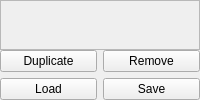
         <widget class="QFrame" name="frame">
          <property name="maximumSize">
           <size>
            <width>250</width>
            <height>16777215</height>
           </size>
          </property>
          <layout class="QGridLayout" name="gridLayout_5">
           <property name="leftMargin">
            <number>0</number>
           </property>
           <property name="topMargin">
            <number>0</number>
           </property>
           <property name="rightMargin">
            <number>0</number>
           </property>
           <property name="bottomMargin">
            <number>0</number>
           </property>
           <property name="spacing">
            <number>0</number>
           </property>
           <item row="0" column="0">
            <widget class="QFrame" name="frame_list">
             <property name="sizePolicy">
              <sizepolicy hsizetype="Expanding" vsizetype="Expanding">
               <horstretch>0</horstretch>
               <verstretch>0</verstretch>
              </sizepolicy>
             </property>
             <property name="frameShape">
              <enum>QFrame::StyledPanel</enum>
             </property>
             <property name="frameShadow">
              <enum>QFrame::Raised</enum>
             </property>
            </widget>
           </item>
           <item row="1" column="0">
            <widget class="QFrame" name="frame_2">
             <property name="frameShape">
              <enum>QFrame::NoFrame</enum>
             </property>
             <property name="frameShadow">
              <enum>QFrame::Raised</enum>
             </property>
             <layout class="QGridLayout" name="gridLayout">
              <property name="leftMargin">
               <number>0</number>
              </property>
              <property name="topMargin">
               <number>0</number>
              </property>
              <property name="rightMargin">
               <number>0</number>
              </property>
              <property name="bottomMargin">
               <number>0</number>
              </property>
              <property name="horizontalSpacing">
               <number>6</number>
              </property>
              <item row="0" column="1">
               <widget class="QPushButton" name="pushButton_2">
                <property name="text">
                 <string>Remove</string>
                </property>
               </widget>
              </item>
              <item row="1" column="1">
               <widget class="QPushButton" name="pushButton_4">
                <property name="text">
                 <string>Save</string>
                </property>
               </widget>
              </item>
              <item row="0" column="0">
               <widget class="QPushButton" name="pushButton_1">
                <property name="text">
                 <string>Duplicate</string>
                </property>
               </widget>
              </item>
              <item row="1" column="0">
               <widget class="QPushButton" name="pushButton_3">
                <property name="text">
                 <string>Load</string>
                </property>
               </widget>
              </item>
             </layout>
            </widget>
           </item>
          </layout>
         </widget>
